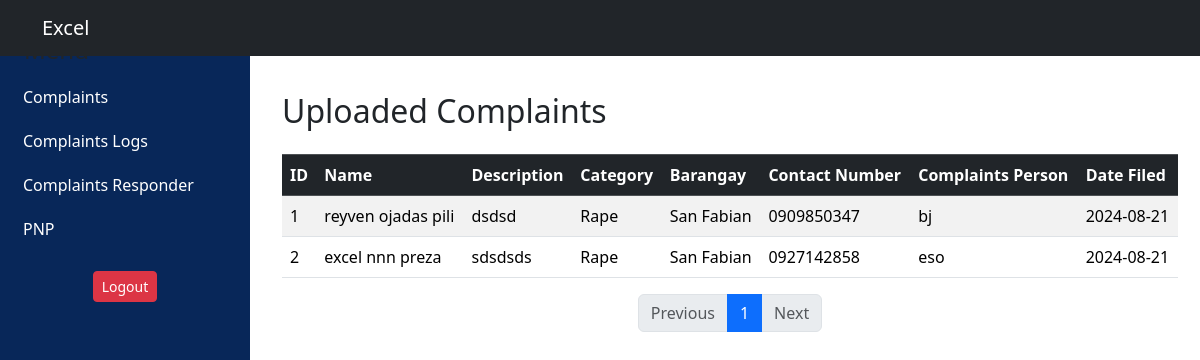
Page /complaints_logs.php on the earlier database version.
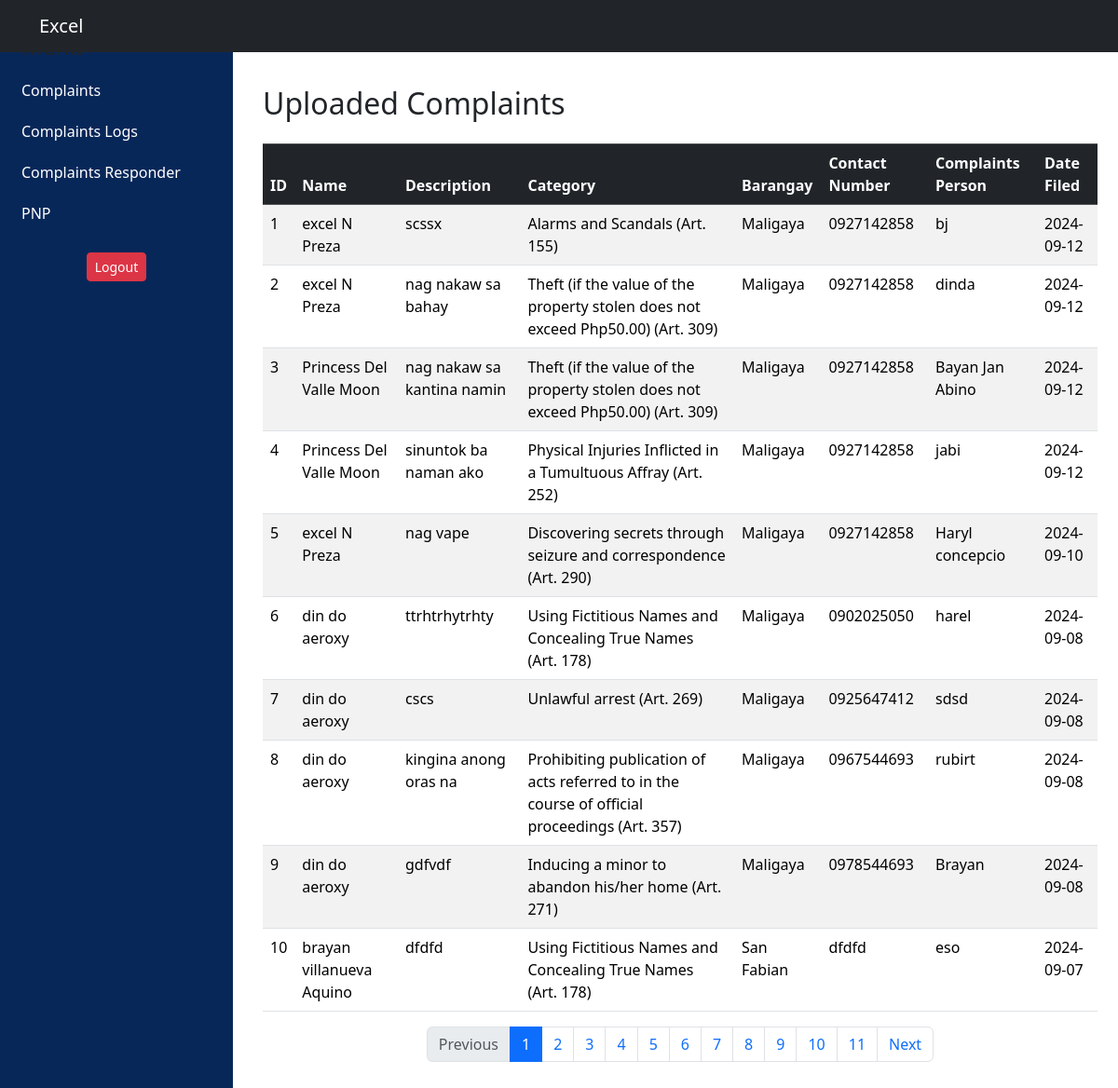
Same page on the later database version.
### tables this page shows
CREATE TABLE `tbl_complaints` (
  `complaints_id` int(15) NOT NULL,
  `complaint_name` varchar(255) NOT NULL,
  `cp_number` varchar(10) NOT NULL,
  `complaints_person` varchar(15) NOT NULL,
  `status` varchar(20) NOT NULL DEFAULT '''Inprogress''',
  `complaints` text NOT NULL,
  `responds` enum('barangay','pnp') NOT NULL,
  `date_filed` date NOT NULL,
  `approved` tinyint(1) NOT NULL,
  `category_id` int(1) NOT NULL,
  `barangays_id` int(10) NOT NULL,
  `image_id` int(10) NOT NULL,
  `info_id` int(11) NOT NULL,
  `user_id` int(11) NOT NULL
);

CREATE TABLE `tbl_complaintcategories` (
  `category_id` int(10) NOT NULL,
  `complaints_category` varchar(255) NOT NULL
);

CREATE TABLE `tbl_users_barangay` (
  `barangays_id` int(11) NOT NULL,
  `barangay_name` varchar(255) NOT NULL,
  `official_id` int(11) NOT NULL
);

### complaints_logs.php (the view, shortened to what the changed rows need)
<!DOCTYPE html>
<html lang="en">
<head>
    <link href="https://cdn.jsdelivr.net/npm/bootstrap@5.3.3/dist/css/bootstrap.min.css" rel="stylesheet">
    <link rel="stylesheet" href="style.css">
</head>
<body>
    <div class="content">
        <div class="container">
            <h2 class="mt-3 mb-4">Uploaded Complaints</h2>
            <div class="table-responsive">
                <table class="table table-striped table-bordered">
                    <thead class="table-dark">
                        <tr>
                            <th>ID</th>
                            <th>Name</th>
                            <th>Description</th>
                            <th>Category</th>
                            <th>Barangay</th>
                            <th>Contact Number</th>
                            <th>Complaints Person</th>
                            <th>Date Filed</th>
                        </tr>
                    </thead>
                    <tbody>
                        <?php
                        include_once 'dbconn.php';
                        $results_per_page = 10;
                        if (!isset($_GET['page']) || !is_numeric($_GET['page']) || $_GET['page'] <= 0) {
                            $page = 1;
                        } else {
                            $page = $_GET['page'];
                        }
                        $start_from = ($page - 1) * $results_per_page;
                        function displayComplaints($pdo, $start_from, $results_per_page) {
                            try {
                                $stmt = $pdo->prepare("SELECT * FROM tbl_complaints ORDER BY date_filed DESC LIMIT ?, ?");
                                $stmt->bindParam(1, $start_from, PDO::PARAM_INT);
                                $stmt->bindParam(2, $results_per_page, PDO::PARAM_INT);
                                $stmt->execute();
                                $id_counter = $start_from + 1;
                                while ($row = $stmt->fetch(PDO::FETCH_ASSOC)) {
                                    $complaint_id = $id_counter++;
                                    $complaint_name = isset($row['complaint_name']) ? htmlspecialchars($row['complaint_name']) : '';
                                    $complaints = isset($row['complaints']) ? htmlspecialchars($row['complaints']) : '';
                                    $date_filed = isset($row['date_filed']) ? htmlspecialchars($row['date_filed']) : '';
                                    $stmtCat = $pdo->prepare("SELECT complaints_category FROM tbl_complaintcategories WHERE category_id = ?");
                                    $stmtCat->execute([$row['category_id']]);
                                    $category_name = htmlspecialchars($stmtCat->fetchColumn());
                                    $stmtBar = $pdo->prepare("SELECT barangay_name FROM tbl_users_barangay WHERE barangays_id = ?");
                                    $stmtBar->execute([$row['barangays_id']]);
                                    $barangay_name = htmlspecialchars($stmtBar->fetchColumn());
                                    $cp_number = isset($row['cp_number']) ? htmlspecialchars($row['cp_number']) : '';
                                    $complaints_person = isset($row['complaints_person']) ? htmlspecialchars($row['complaints_person']) : '';
                                    echo "<tr>";
                                    echo "<td>{$complaint_id}</td>";
                                    echo "<td>{$complaint_name}</td>";
                                    echo "<td>{$complaints}</td>";
                                    echo "<td>{$category_name}</td>";
                                    echo "<td>{$barangay_name}</td>";
                                    echo "<td>{$cp_number}</td>";
                                    echo "<td>{$complaints_person}</td>";
                                    echo "<td>{$date_filed}</td>";
                                    echo "</tr>";
                                }
                            } catch (PDOException $e) {
                                echo "<tr><td colspan='8'>Error fetching complaints: " . $e->getMessage() . "</td></tr>";
                            }
                        }
                        if (!isset($pdo)) {
                            echo "<tr><td colspan='8'>PDO connection not established.</td></tr>";
                        } else {
                            displayComplaints($pdo, $start_from, $results_per_page);
                        }
                        ?>
                    </tbody>
                </table>
            </div>
            <nav aria-label="Page navigation example">
                <ul class="pagination justify-content-center">
                    <?php
                    $stmt = $pdo->query("SELECT COUNT(*) AS total FROM tbl_complaints");
                    $row = $stmt->fetch(PDO::FETCH_ASSOC);
                    $total_pages = ceil($row['total'] / $results_per_page);
                    for ($i = 1; $i <= $total_pages; $i++) {
                        if ($i == $page) {
                            echo "<li class='page-item active'><a class='page-link' href='#'>$i</a></li>";
                        } else {
                            echo "<li class='page-item'><a class='page-link' href='{$_SERVER['PHP_SELF']}?page=$i'>$i</a></li>";
                        }
                    }
                    if ($page < $total_pages) {
                        echo "<li class='page-item'><a class='page-link' href='{$_SERVER['PHP_SELF']}?page=" . ($page + 1) . "'>Next</a></li>";
                    } else {
                        echo "<li class='page-item disabled'><a class='page-link' href='#'>Next</a></li>";
                    }
                    ?>
                </ul>
            </nav>
        </div>
    </div>
</body>
</html>

Differences in the rows shown:
no longer on this page (row edited): tbl_complaints: complaint_id "1", complaint_name "reyven ojadas pili", complaints "dsdsd", category.complaints_category "Rape", barangays.barangay_name "San Fabian", cp_number "0909850347", complaints_person "bj", date_filed "2024-08-21"
no longer on this page (row edited): tbl_complaints: complaint_id "2", complaint_name "excel nnn preza", complaints "sdsdsds", category.complaints_category "Rape", barangays.barangay_name "San Fabian", cp_number "0927142858", complaints_person "eso", date_filed "2024-08-21"
added tbl_complaints: complaint_id "1", complaint_name "excel N Preza", complaints "scssx", category.complaints_category "Alarms and Scandals (Art. 155)", barangays.barangay_name "Maligaya", cp_number "0927142858", complaints_person "bj", date_filed "2024-09-12"
added tbl_complaints: complaint_id "2", complaint_name "excel N Preza", complaints "nag nakaw sa bahay", category.complaints_category "Theft (if the value of the property stolen does not exceed Php50.00) (Art. 309)", barangays.barangay_name "Maligaya", cp_number "0927142858", complaints_person "dinda", date_filed "2024-09-12"
added tbl_complaints: complaint_id "3", complaint_name "Princess Del Valle Moon", complaints "nag nakaw sa kantina namin", category.complaints_category "Theft (if the value of the property stolen does not exceed Php50.00) (Art. 309)", barangays.barangay_name "Maligaya", cp_number "0927142858", complaints_person "Bayan Jan Abino", date_filed "2024-09-12"
added tbl_complaints: complaint_id "4", complaint_name "Princess Del Valle Moon", complaints "sinuntok ba naman ako", category.complaints_category "Physical Injuries Inflicted in a Tumultuous Affray (Art. 252)", barangays.barangay_name "Maligaya", cp_number "0927142858", complaints_person "jabi", date_filed "2024-09-12"
added tbl_complaints: complaint_id "5", complaint_name "excel N Preza", complaints "nag vape", category.complaints_category "Discovering secrets through seizure and correspondence (Art. 290)", barangays.barangay_name "Maligaya", cp_number "0927142858", complaints_person "Haryl concepcio", date_filed "2024-09-10"
added tbl_complaints: complaint_id "6", complaint_name "din do aeroxy", complaints "ttrhtrhytrhty", category.complaints_category "Using Fictitious Names and Concealing True Names (Art. 178)", barangays.barangay_name "Maligaya", cp_number "0902025050", complaints_person "harel", date_filed "2024-09-08"
added tbl_complaints: complaint_id "7", complaint_name "din do aeroxy", complaints "cscs", category.complaints_category "Unlawful arrest (Art. 269)", barangays.barangay_name "Maligaya", cp_number "0925647412", complaints_person "sdsd", date_filed "2024-09-08"
added tbl_complaints: complaint_id "8", complaint_name "din do aeroxy", complaints "kingina anong oras na", category.complaints_category "Prohibiting publication of acts referred to in the course of official proceedings (Art. 357)", barangays.barangay_name "Maligaya", cp_number "0967544693", complaints_person "rubirt", date_filed "2024-09-08"
added tbl_complaints: complaint_id "9", complaint_name "din do aeroxy", complaints "gdfvdf", category.complaints_category "Inducing a minor to abandon his/her home (Art. 271)", barangays.barangay_name "Maligaya", cp_number "0978544693", complaints_person "Brayan", date_filed "2024-09-08"
added tbl_complaints: complaint_id "10", complaint_name "brayan villanueva Aquino", complaints "dfdfd", category.complaints_category "Using Fictitious Names and Concealing True Names (Art. 178)", barangays.barangay_name "San Fabian", cp_number "dfdfd", complaints_person "eso", date_filed "2024-09-07"
Other differences:
new list line: "2"
new list line: "3"
new list line: "4"
new list line: "5"
new list line: "6"
new list line: "7"
new list line: "8"
new list line: "9"
new list line: "10"
new list line: "11"
